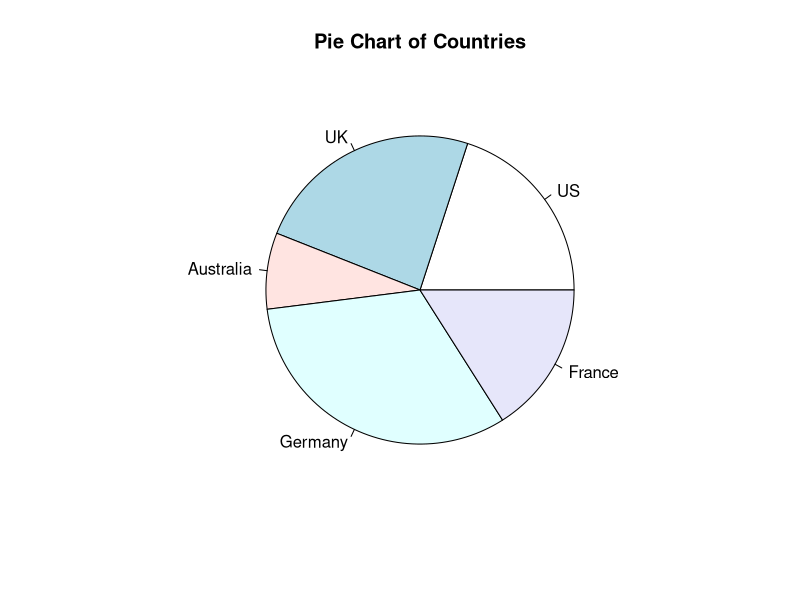
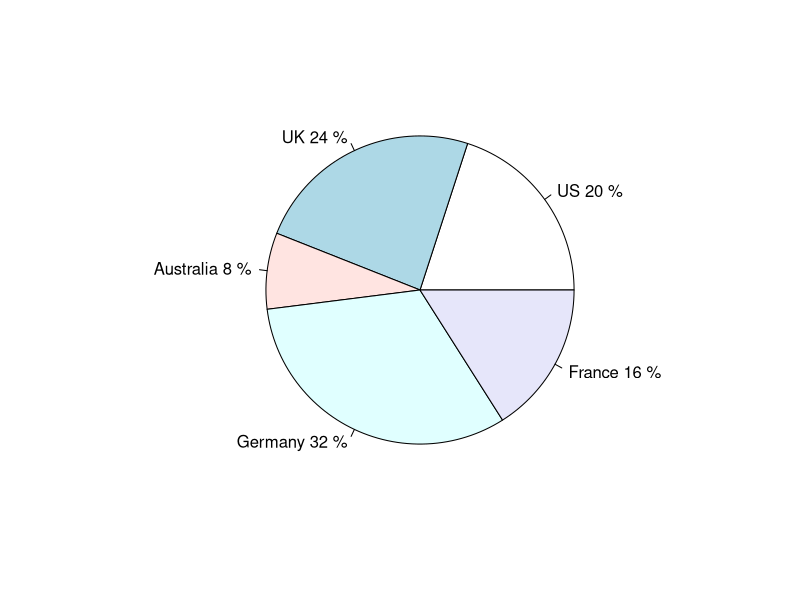
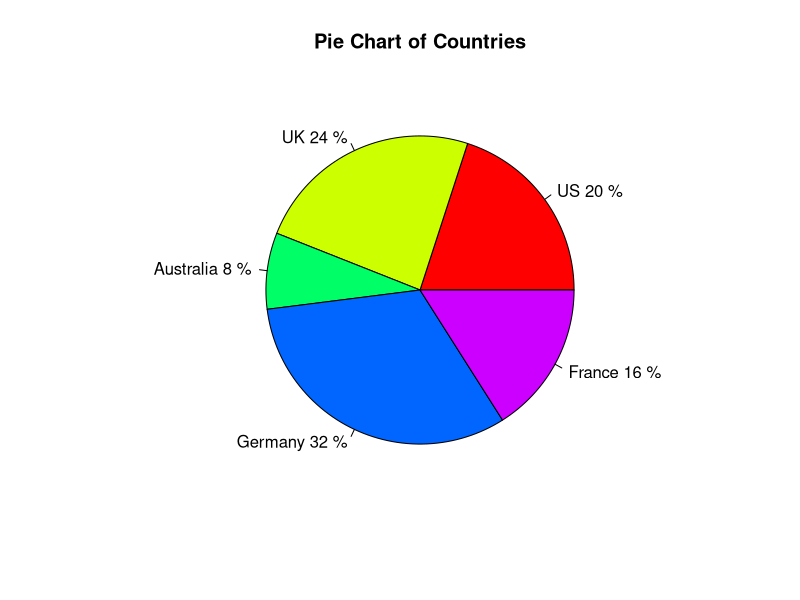
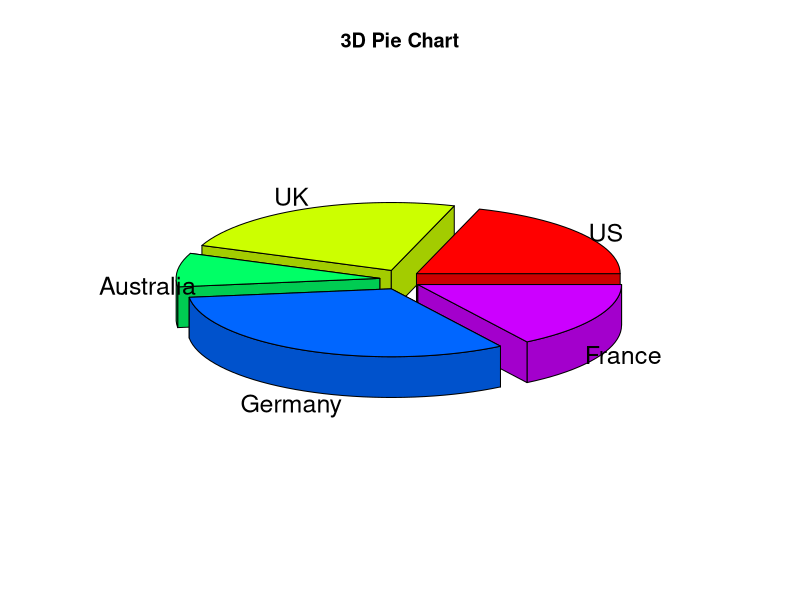

Here is the R script that generated these plots, in order:
###############################################################################

###############################################################################

#Pie Chart

#Simple Pie Charts

slices <- c(10, 12,4, 16, 8)

lbls <- c("US", "UK", "Australia", "Germany", "France")

pie(slices, labels = lbls, main="Pie Chart of Countries")

#Pie Chart with Annotated Percentages

pct <- round(slices/sum(slices)*100)

pct

lbls <- paste(paste(lbls, round(pct),"%",sep=" ")) # add % to

lbls

pie(slices,labels = lbls)

pie(slices,labels = lbls,col=rainbow(length(lbls)), main="Pie Chart of Countries")

#3D Exploded Pie Chart

#install.packages("plotrix")

library(plotrix)

slices <- c(10, 12, 4, 16, 8)

lbls <- c("US", "UK", "Australia", "Germany","France")

pie3D(slices,labels=lbls,explode=0.1,main="3D Pie Chart")

###############################################################################

###############################################################################